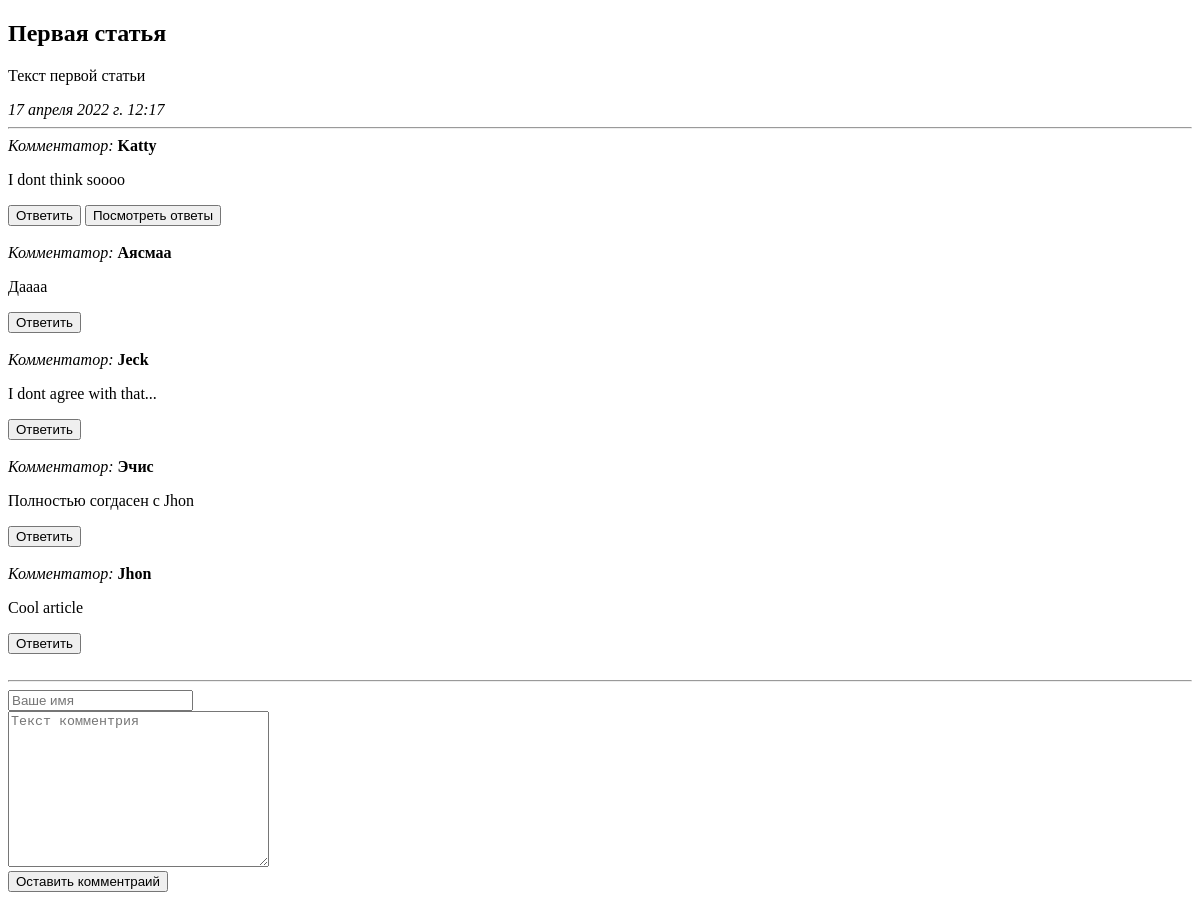
The page /articles/1/ on the database as committed earlier.
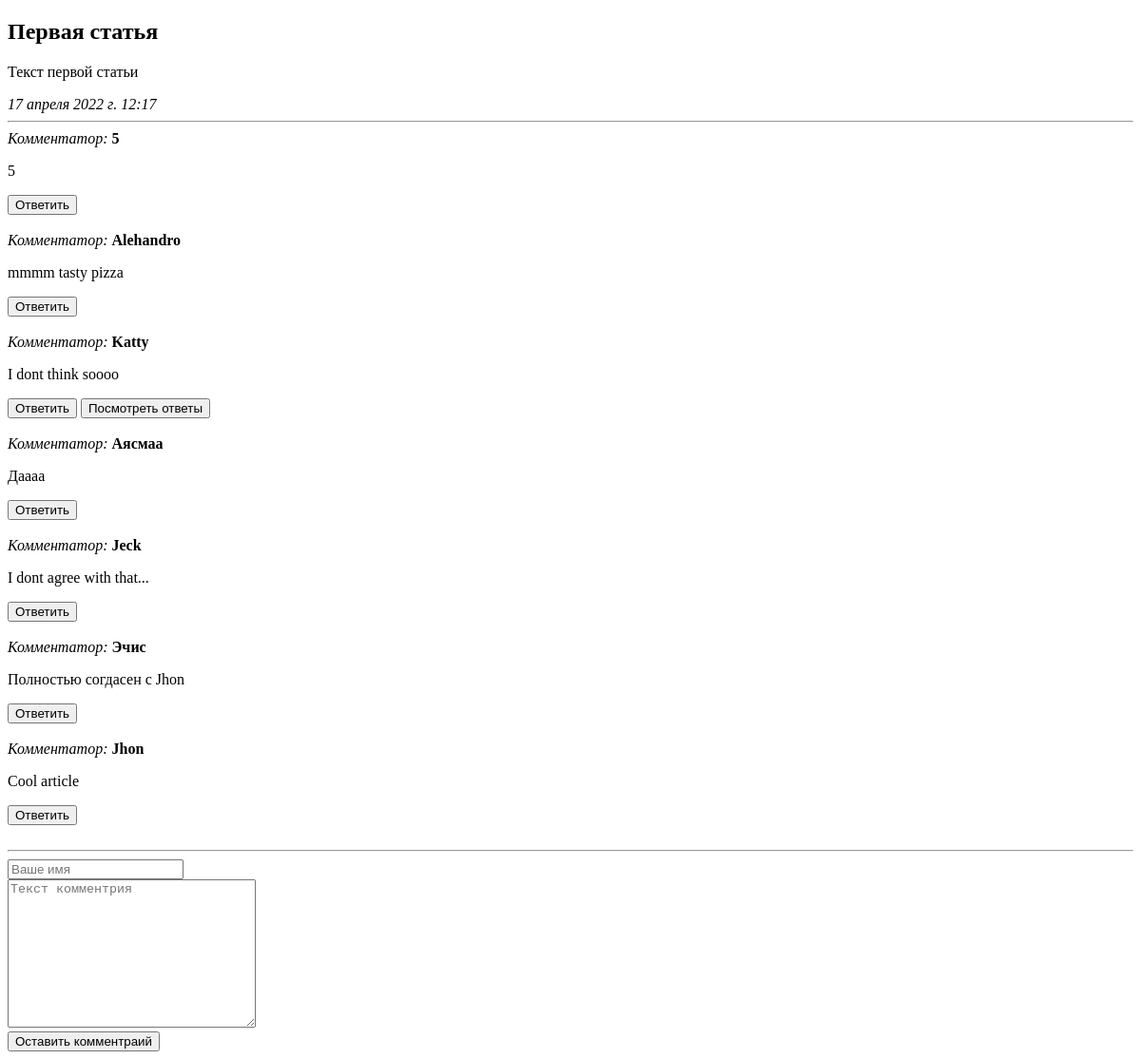
The same page on the database as committed later.
### articles/models.py (models this page shows, shortened)
class Article(models.Model):
    title = models.CharField('Название статьи', max_length= 100)
    text = models.TextField('Текст статьи')
    pub_date = models.DateTimeField('Дата публикации')
    class Meta:
        verbose_name = 'Статья'
        verbose_name_plural = 'Статьи'

class Comment(models.Model):
    article = models.ForeignKey(Article, on_delete= models.CASCADE)
    parents_id = models.CharField('Родители комментария',max_length= 200)
    active = models.BooleanField(default=True)
    author_name = models.CharField('Имя автора', max_length= 50, unique=True)
    text = models.CharField('Текст комментария', max_length= 200)
    class Meta:
        verbose_name = 'Комментарии'
        verbose_name_plural = 'Комментарии'

### articles/views.py (the view)
# urls.py: path('<int:article_id>/', views.detail, name= 'detail'),
def detail(request, article_id):
    try:
        a = Article.objects.get(id = article_id)
    except:
        raise Http404("Статья не найдена!")
    latest_comments_list = a.comment_set.filter(active=True).order_by('-id')[:10]
    latest_comments_comments_list = a.comment_set.filter(active=False).order_by('-id')
    all_comment = []
    tmp_third_level = []
    for i in latest_comments_list:  #Родительский комментарии
        i = comment_to_dictionary(i)
        id = str(i['id'])     #Id родительского комментария
        dictionory_first_level ={}           # 1 уровень словаря, где будут комменты 1 уровня
        dictionory_first_level['parent'] = i
        tmp_first_level = []           # Будут комментарии 2 уровня,
        k = 0 #Не нужен
        check = True         # Для проверок
        for j in latest_comments_comments_list:
            j =  comment_to_dictionary(j)
            tmp_second_level = []                 # Будут комментарии 3 уровня,
            dictionory_second_level = {}            # 2 уровень словаря, где будут комменты 2 уровня, 1 экземпляр
            num_first_plus = str(j['parents_id']).find('+')
            if num_first_plus == -1:     # если равен -1, то комментарий 2 уровня
                parent_frist_id = str(j['parents_id'])        # комментарий 2 уровня
                if id == parent_frist_id:            # проверка, комментарий 2 уровня дочерний 1 уровня
                    dictionory_second_level['parent'] = j   #yes
                    if len(tmp_third_level) != 0:      #если был комментарий 3 уровня, он будет записан сюда,
                        for l in tmp_third_level:       # коментарии 3 уровня, надо поверить дочерние ли они
                            num_first_tmp_plus = str(l['parents_id']).find('+')
                            parent_second_id = str(l['parents_id'])[num_first_tmp_plus + 1:]    # родитель комментария 3 уровня
                            if parent_second_id == str(j['id']):
                                tmp_second_level.append(l)         # комментарий 3 уровня помещаем в лист, комментария 2 уровня
                        if (len(tmp_second_level) != 0):  #если лист комментария 2 уровня пуст, значит детей нет
                            dictionory_second_level['child'] = tmp_second_level      #добавляем детей комментарию 2 уровня
                        else:
                            dictionory_second_level['child'] = None
                    else:                       # у комментария 1 уровня нет детей
                        dictionory_second_level['child'] = None
                    tmp_first_level.append(dictionory_second_level)   #комментарий 1 уровнял, 1 экземпляр, 1 словарь
            else:  #3 уровня и выше комментарии помещаются в tmp_third_level, для того чтобы потом для комментариев 2 уровня получить их
                if (len(tmp_third_level) != 0 ):   #не первый комментарии 3 уровня, если он уже записан в лист комментарии 3 уровня, его не берём
                    for l in tmp_third_level:
                        if l['id'] == j['id']:  # проверка
                            check = False
                            break
                if check:     # комментарий 3 уровня и выше не записан в лист tmp_third_level
                    parent_frist_id = str(j['parents_id'])[:num_first_plus]
                    num_second_plus = str(j['parents_id'])[num_first_plus + 1:].find('+')
                    if num_second_plus != -1: #Выше 3 уровня вложенные комментарии не берём
                        pass
                    else:
                        parent_second_id = str(j['parents_id'])[num_first_plus + 1:]
                        tmp_third_level.append(j)
        if len(tmp_first_level) != 0:
            dictionory_first_level['child'] = tmp_first_level
        else:
            dictionory_first_level['child'] = None
        all_comment.append(dictionory_first_level)
    return render(request, 'detail.html', {'article' : a, 'all_comment' : all_comment })

### articles/views.py (called while the page is built)
def comment_to_dictionary(model_comment_object):
    if model_comment_object == None:
        return None
    dictionary = {}
    dictionary["id"] = model_comment_object.id
    dictionary["author_name"] = model_comment_object.author_name
    dictionary["text"] = model_comment_object.text
    dictionary["parents_id"] = model_comment_object.parents_id
    dictionary["article_id"] = model_comment_object.article.id
    return dictionary

### articles/templates/detail.html (shortened to what this page needs)
{% extends 'base.html' %}
{% block content%}
<div class="article_id" value="{{ article.id }}"></div><h2>{{ article.title }}</h2>
<p>{{ article.text }}</p>
<em>{{ article.pub_date }}</em>
<hr>
<div class="comments" id="comments">
{% if all_comment %}
    {% for c in all_comment %}
        <div class = "comment_1" name= "comment" value = '{{ c.parent.id }}' >
                <em>Комментатор: </em><strong>{{ c.parent.author_name }}</strong>
                <p> {{ c.parent.text }} </p>
                <button type="button" class = "answer_button" value="{{ c.parent.id }}" >Ответить</button>
                {% if c.child %}
                    <button type="button" class = "answer_show_button" value="2" >Посмотреть ответы</button>
                {% endif %}
            <br>
            <br>
        </div>
    {% endfor %}
{% else %}
    Комментарии не найдены, станьте первым!
{% endif %}
</div>
<hr>
<div id="add_comment">
    <form action='' method="POST">
        <input type="text" id = 'add_name_comment_1' required placeholder="Ваше имя" name="name"><br>
        <textarea  name="text" id = 'add_text_comment_1' required="" placeholder="Текст комментрия" cols="30" rows="10"></textarea><br>
        <input type="button" id=1 class="sent_button_comment" value="Оставить комментраий"> </input>
    </form>
</div>
    {% load static %}
{% endblock %}

### articles/templates/base.html (shortened to what this page needs)
<!DOCTYPE html>
<html lang="en">
<head>
</head>
<body>
    {% block content %}{% endblock %}
</body>
</html>

Rows that differ between the two databases and show on the page:
added Comment: parent.author_name "Alehandro", parent.text "mmmm tasty pizza"
Other text that changed with them:
new list line: "Комментатор: 5 5 Ответить"
new list line: "Комментатор: Ответить"
